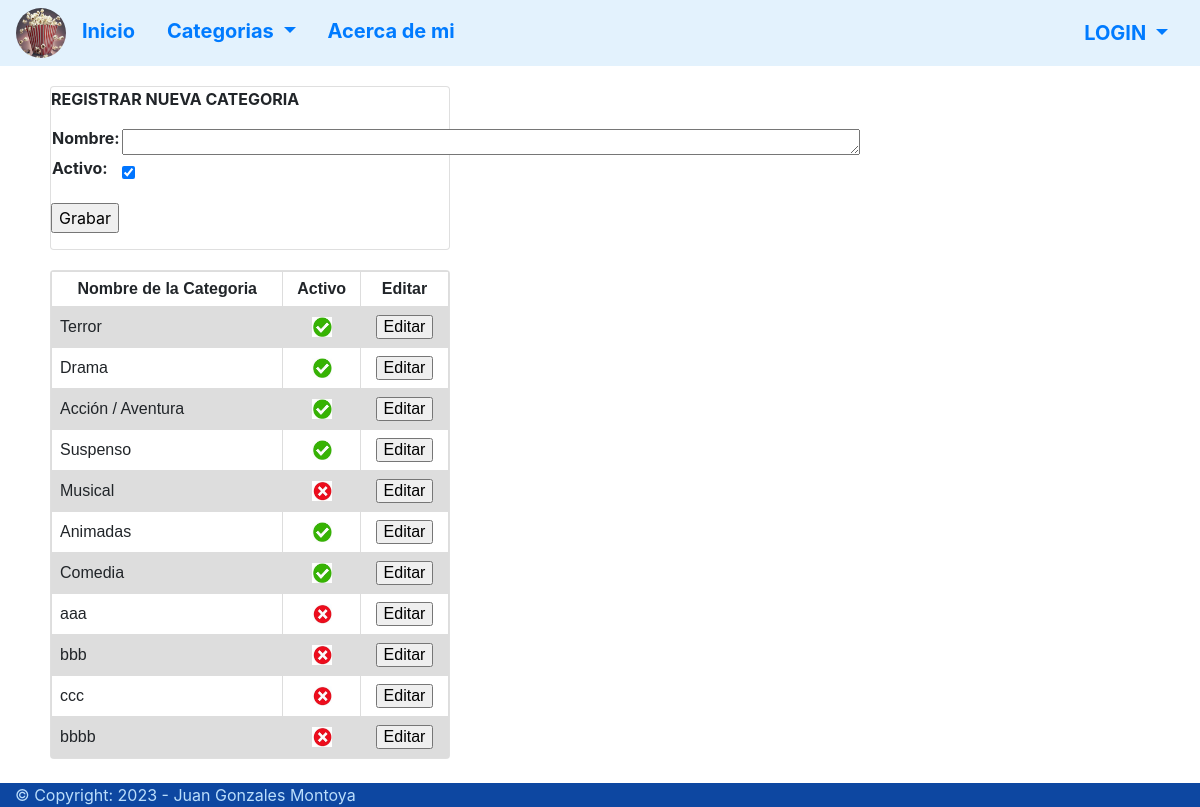
Screenshot of /Movies/createCategory/ with the database file from the repository.
### Movies/models.py (models this page shows, shortened)
class category(models.Model):
    name   = models.CharField(max_length=100, verbose_name="Nombre")
    active = models.BooleanField( default=True, verbose_name="Activo")

### Movies/views.py (the view, shortened to what this page needs)
# urls.py: path("createCategory/",createCategory),
def createCategory(request):
    categories_active = category.objects.filter(active = True)
    categories_all = category.objects.all()
    if request.method == 'GET':
        context = {
                    'categories':categories_active,
                    'categories_all':categories_all,
                    'form':CategoryForm()
        }
        return render(request,'Movies/create_category.html',context=context)

### Movies/forms.py
class CategoryForm(forms.ModelForm ):
    class Meta:
        model = category
        fields = '__all__'
        widgets = {
            'name': forms.Textarea(attrs={"rows":1,"cols":70}),
        }

### Templates/Movies/create_category.html (shortened to what this page needs)
{% extends 'menu.html'%}
{% block content %}
    <div class="card" style="margin-right: 700px;">
        <p><b>REGISTRAR NUEVA CATEGORIA</b></p>
        {% if form %}
            <form action="/Movies/createCategory/" method="POST">
                <table>
                    {{form.as_table}}
                </table>
                <input type="submit" value="Grabar">
            </form>
        {% endif %}
    </div>
    <div class="card" style=" margin-top: 20px; margin-right: 700px;">
        <table class="tabla">
            <tr class="fila" >
                <th class="celda1">Nombre de la Categoria</th>
                <th class="celda1">Activo</th>
                <th class="celda1">Editar</th>
            </tr>
            {% if categories_all %}
            {% for category in categories_all%}
            <tr class="fila">
                <form action="/Movies/updateCategory/{{category.id}}/" method="get">
                <td class="celda2">{{category.name}}</td>
                {% if category.active%}
                    <td class="celda1"><img src="/Media/active.jpg" style="width: 20px; height: 20px;"></td>
                {% else %}
                    <td class="celda1"><img src="/Media/inactive.jpg" style="width: 20px; height: 20px;"></td>
                {% endif %}
                <td class="celda1"><input type="submit" value="Editar"></td>
                </form>
            </tr>
            {% endfor %}
            {% endif %}
        </table>
    </div><br/><br/>
{% endblock %}

### Templates/Movies/create_category.html (style rules this page uses)
.tabla { font-family: arial, sans-serif; border-collapse: collapse; width: 100%; }
.celda1 { border: 1px solid #dddddd; text-align: left; padding: 8px; text-align: center; }
.celda2 { border: 1px solid #dddddd; text-align: left; padding: 8px; text-align: left; }
.fila:nth-child(even) { background-color: #dddddd; }

### Templates/menu.html (style rules this page uses)
html { min-height: 100%; position: relative; }
body { margin: 0; margin-bottom: 30px; }

### rows the page displays
category: name "Terror", active True (drawn)
category: name "Drama", active True (drawn)
category: name "Acción / Aventura", active True (drawn)
category: name "Suspenso", active True (drawn)
category: name "Musical", active False (drawn)
category: name "Animadas", active True (drawn)
category: name "Comedia", active True (drawn)
category: name "aaa", active False (drawn)
category: name "bbb", active False (drawn)
category: name "ccc", active False (drawn)
category: name "bbbb", active False (drawn)
